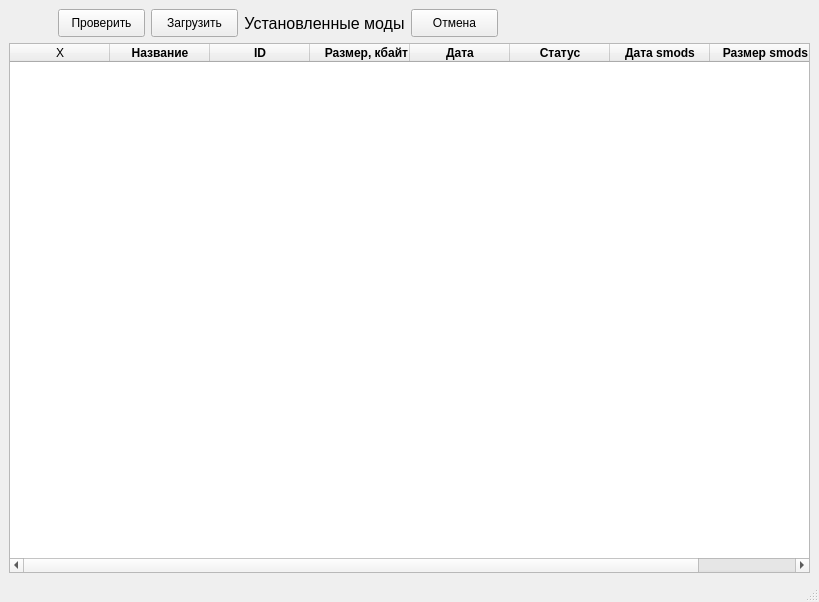
<?xml version="1.0" encoding="UTF-8"?>
<ui version="4.0">
 <class>MainWindow</class>
 <widget class="QMainWindow" name="MainWindow">
  <property name="geometry">
   <rect>
    <x>0</x>
    <y>0</y>
    <width>819</width>
    <height>602</height>
   </rect>
  </property>
  <property name="windowTitle">
   <string>Update Stellaris Mod</string>
  </property>
  <property name="windowIcon">
   <iconset>
    <normaloff>icon/stellaris.png</normaloff>icon/stellaris.png</iconset>
  </property>
  <widget class="QWidget" name="centralwidget">
   <layout class="QGridLayout" name="gridLayout">
    <item row="1" column="0" colspan="12">
     <widget class="QTableWidget" name="tableMods">
      <property name="contextMenuPolicy">
       <enum>Qt::CustomContextMenu</enum>
      </property>
      <property name="editTriggers">
       <set>QAbstractItemView::DoubleClicked|QAbstractItemView::SelectedClicked</set>
      </property>
      <property name="alternatingRowColors">
       <bool>true</bool>
      </property>
      <property name="selectionMode">
       <enum>QAbstractItemView::SingleSelection</enum>
      </property>
      <property name="selectionBehavior">
       <enum>QAbstractItemView::SelectRows</enum>
      </property>
      <property name="sortingEnabled">
       <bool>true</bool>
      </property>
      <property name="cornerButtonEnabled">
       <bool>false</bool>
      </property>
      <attribute name="horizontalHeaderShowSortIndicator" stdset="0">
       <bool>true</bool>
      </attribute>
      <column>
       <property name="text">
        <string>X</string>
       </property>
      </column>
      <column>
       <property name="text">
        <string>Название</string>
       </property>
       <property name="toolTip">
        <string>Название мода</string>
       </property>
       <property name="font">
        <font>
         <weight>75</weight>
         <bold>true</bold>
        </font>
       </property>
      </column>
      <column>
       <property name="text">
        <string>ID</string>
       </property>
       <property name="toolTip">
        <string>ID мода (по steam)</string>
       </property>
       <property name="font">
        <font>
         <weight>75</weight>
         <bold>true</bold>
        </font>
       </property>
       <property name="textAlignment">
        <set>AlignCenter</set>
       </property>
      </column>
      <column>
       <property name="text">
        <string>Размер, кбайт</string>
       </property>
       <property name="toolTip">
        <string>Размер установленного мода</string>
       </property>
       <property name="font">
        <font>
         <weight>75</weight>
         <bold>true</bold>
        </font>
       </property>
       <property name="textAlignment">
        <set>AlignTrailing|AlignVCenter</set>
       </property>
      </column>
      <column>
       <property name="text">
        <string>Дата</string>
       </property>
       <property name="toolTip">
        <string>Дата установлоенного мода</string>
       </property>
       <property name="font">
        <font>
         <weight>75</weight>
         <bold>true</bold>
        </font>
       </property>
       <property name="textAlignment">
        <set>AlignCenter</set>
       </property>
      </column>
      <column>
       <property name="text">
        <string>Статус</string>
       </property>
       <property name="toolTip">
        <string>&lt;html&gt;&lt;head/&gt;&lt;body&gt;&lt;p&gt;Результат проверки&lt;/p&gt;&lt;p&gt;&lt;span style=&quot; color:#00ff00;&quot;&gt;OK &lt;/span&gt;&lt;span style=&quot; color:#000000;&quot;&gt;- мод в норме&lt;/span&gt;&lt;/p&gt;&lt;p&gt;&lt;span style=&quot; color:#a6a600;&quot;&gt;OUT &lt;/span&gt;&lt;span style=&quot; color:#000000;&quot;&gt;- есть новая версия&lt;/span&gt;&lt;/p&gt;&lt;p&gt;&lt;span style=&quot; color:#ff0000;&quot;&gt;ERROR&lt;/span&gt;&lt;span style=&quot; color:#000000;&quot;&gt; - ошибка&lt;/span&gt;&lt;/p&gt;&lt;p&gt;&lt;span style=&quot; color:#ffaa00;&quot;&gt;CANCEL&lt;/span&gt;&lt;span style=&quot; color:#000000;&quot;&gt; - отмена&lt;/span&gt;&lt;/p&gt;&lt;p&gt;&lt;span style=&quot; color:#000000;&quot;&gt;LOAD - мод скачен&lt;/span&gt;&lt;/p&gt;&lt;/body&gt;&lt;/html&gt;</string>
       </property>
       <property name="font">
        <font>
         <weight>75</weight>
         <bold>true</bold>
        </font>
       </property>
       <property name="textAlignment">
        <set>AlignCenter</set>
       </property>
      </column>
      <column>
       <property name="text">
        <string>Дата smods</string>
       </property>
       <property name="toolTip">
        <string>Дата мода на сайте</string>
       </property>
       <property name="font">
        <font>
         <weight>75</weight>
         <bold>true</bold>
        </font>
       </property>
       <property name="textAlignment">
        <set>AlignCenter</set>
       </property>
      </column>
      <column>
       <property name="text">
        <string>Размер smods</string>
       </property>
       <property name="toolTip">
        <string>Размер мода на сайте</string>
       </property>
       <property name="font">
        <font>
         <weight>75</weight>
         <bold>true</bold>
        </font>
       </property>
       <property name="textAlignment">
        <set>AlignTrailing|AlignVCenter</set>
       </property>
      </column>
     </widget>
    </item>
    <item row="0" column="1">
     <widget class="QPushButton" name="buttonCheckDate">
      <property name="sizePolicy">
       <sizepolicy hsizetype="Fixed" vsizetype="Fixed">
        <horstretch>0</horstretch>
        <verstretch>0</verstretch>
       </sizepolicy>
      </property>
      <property name="minimumSize">
       <size>
        <width>87</width>
        <height>28</height>
       </size>
      </property>
      <property name="maximumSize">
       <size>
        <width>87</width>
        <height>28</height>
       </size>
      </property>
      <property name="statusTip">
       <string>Проверить состояние модов</string>
      </property>
      <property name="text">
       <string>Проверить</string>
      </property>
      <property name="icon">
       <iconset>
        <normaloff>icon/recycle1.png</normaloff>icon/recycle1.png</iconset>
      </property>
      <property name="iconSize">
       <size>
        <width>20</width>
        <height>20</height>
       </size>
      </property>
     </widget>
    </item>
    <item row="0" column="2">
     <widget class="QPushButton" name="buttonLoadAll">
      <property name="sizePolicy">
       <sizepolicy hsizetype="Fixed" vsizetype="Fixed">
        <horstretch>87</horstretch>
        <verstretch>28</verstretch>
       </sizepolicy>
      </property>
      <property name="minimumSize">
       <size>
        <width>87</width>
        <height>28</height>
       </size>
      </property>
      <property name="statusTip">
       <string>Загрузить выбранные моды</string>
      </property>
      <property name="text">
       <string>Загрузить</string>
      </property>
      <property name="icon">
       <iconset>
        <normaloff>icon/downloads.png</normaloff>icon/downloads.png</iconset>
      </property>
      <property name="iconSize">
       <size>
        <width>20</width>
        <height>20</height>
       </size>
      </property>
     </widget>
    </item>
    <item row="0" column="3">
     <widget class="QLabel" name="label">
      <property name="font">
       <font>
        <pointsize>12</pointsize>
       </font>
      </property>
      <property name="statusTip">
       <string/>
      </property>
      <property name="text">
       <string>Установленные моды</string>
      </property>
      <property name="alignment">
       <set>Qt::AlignCenter</set>
      </property>
     </widget>
    </item>
    <item row="0" column="4">
     <widget class="QPushButton" name="buttonCancel">
      <property name="enabled">
       <bool>true</bool>
      </property>
      <property name="minimumSize">
       <size>
        <width>87</width>
        <height>28</height>
       </size>
      </property>
      <property name="maximumSize">
       <size>
        <width>87</width>
        <height>28</height>
       </size>
      </property>
      <property name="statusTip">
       <string>Отмена операции</string>
      </property>
      <property name="text">
       <string>Отмена</string>
      </property>
      <property name="icon">
       <iconset>
        <normaloff>icon/error.png</normaloff>icon/error.png</iconset>
      </property>
      <property name="iconSize">
       <size>
        <width>20</width>
        <height>20</height>
       </size>
      </property>
      <property name="flat">
       <bool>false</bool>
      </property>
     </widget>
    </item>
    <item row="0" column="0">
     <widget class="QPushButton" name="buttonCheck">
      <property name="minimumSize">
       <size>
        <width>43</width>
        <height>28</height>
       </size>
      </property>
      <property name="maximumSize">
       <size>
        <width>43</width>
        <height>28</height>
       </size>
      </property>
      <property name="statusTip">
       <string>Выбрать все</string>
      </property>
      <property name="styleSheet">
       <string notr="true">background-color: rgb(240, 240, 240);</string>
      </property>
      <property name="text">
       <string/>
      </property>
      <property name="icon">
       <iconset>
        <normaloff>icon/checkall.png</normaloff>icon/checkall.png</iconset>
      </property>
      <property name="iconSize">
       <size>
        <width>20</width>
        <height>20</height>
       </size>
      </property>
      <property name="checkable">
       <bool>true</bool>
      </property>
      <property name="checked">
       <bool>false</bool>
      </property>
      <property name="autoRepeat">
       <bool>false</bool>
      </property>
      <property name="flat">
       <bool>true</bool>
      </property>
     </widget>
    </item>
   </layout>
  </widget>
  <widget class="QMenuBar" name="menubar">
   <property name="geometry">
    <rect>
     <x>0</x>
     <y>0</y>
     <width>819</width>
     <height>21</height>
    </rect>
   </property>
  </widget>
  <widget class="QStatusBar" name="statusbar">
   <property name="minimumSize">
    <size>
     <width>0</width>
     <height>20</height>
    </size>
   </property>
   <property name="maximumSize">
    <size>
     <width>16777215</width>
     <height>20</height>
    </size>
   </property>
  </widget>
  <action name="actionID">
   <property name="text">
    <string>Копировать ID</string>
   </property>
  </action>
  <action name="actionName">
   <property name="text">
    <string>Копировать Название</string>
   </property>
  </action>
  <action name="actionAbout">
   <property name="text">
    <string>О программе</string>
   </property>
  </action>
  <action name="actionOptions">
   <property name="text">
    <string>Настройки</string>
   </property>
  </action>
  <action name="actionInfo">
   <property name="text">
    <string>Показать инфо</string>
   </property>
  </action>
  <action name="main_win">
   <property name="checkable">
    <bool>false</bool>
   </property>
   <property name="text">
    <string>Главное окно</string>
   </property>
   <property name="autoRepeat">
    <bool>false</bool>
   </property>
  </action>
  <action name="actionCloseAll">
   <property name="text">
    <string>Закрыть все окна</string>
   </property>
  </action>
  <action name="actionListOut">
   <property name="text">
    <string>Копировать список для обновления</string>
   </property>
  </action>
 </widget>
 <resources/>
 <connections/>
</ui>
